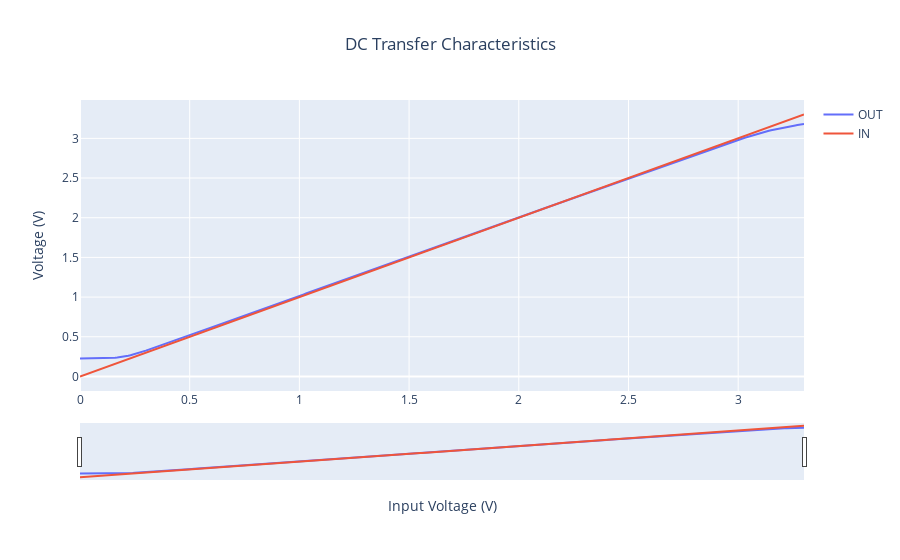

Write notebook code for a chart like this one.
### Code cell
spice_file = "/foss/designs/simulations/tb_ota_5t/test_dc/results.raw"

data = y2p.load_spice_raw(spice_file)

for signal, _ in data.items():
    print(f"  - {signal}")

spec = y2p.PlotSpec.from_yaml("""
title: "DC Transfer Characteristics"
x: 
  label: "Input Voltage (V)"
  signal: "v(v-sweep)"
y:
  - label: "Voltage (V)"
    signals:
      OUT: "v(out)"
      IN:  "v(in)"
""")

fig = y2p.plot(data, spec)

### Figure 1 — Plotly figure (JSON) as saved in the notebook; plotly's stock layout.template omitted (floating-point values rounded to 4 significant figures; data arrays with more than 128 entries replaced by an {"elided": "..."} marker saying what was removed)
{"data": [{"name": "OUT", "type": "scatter", "x": {"elided": "331 float values"}, "y": {"elided": "331 float values"}, "yaxis": "y"}, {"name": "IN", "type": "scatter", "x": {"elided": "331 float values"}, "y": {"elided": "331 float values"}, "yaxis": "y"}], "layout": {"dragmode": "zoom", "showlegend": true, "title": {"text": "DC Transfer Characteristics", "x": 0.5, "xanchor": "center"}, "xaxis": {"exponentformat": "SI", "fixedrange": false, "rangeslider": {"visible": true}, "showgrid": true, "title": {"text": "Input Voltage (V)"}}, "yaxis": {"anchor": "x", "domain": [0, 1], "exponentformat": "SI", "fixedrange": false, "showgrid": true, "title": {"text": "Voltage (V)"}}}}
